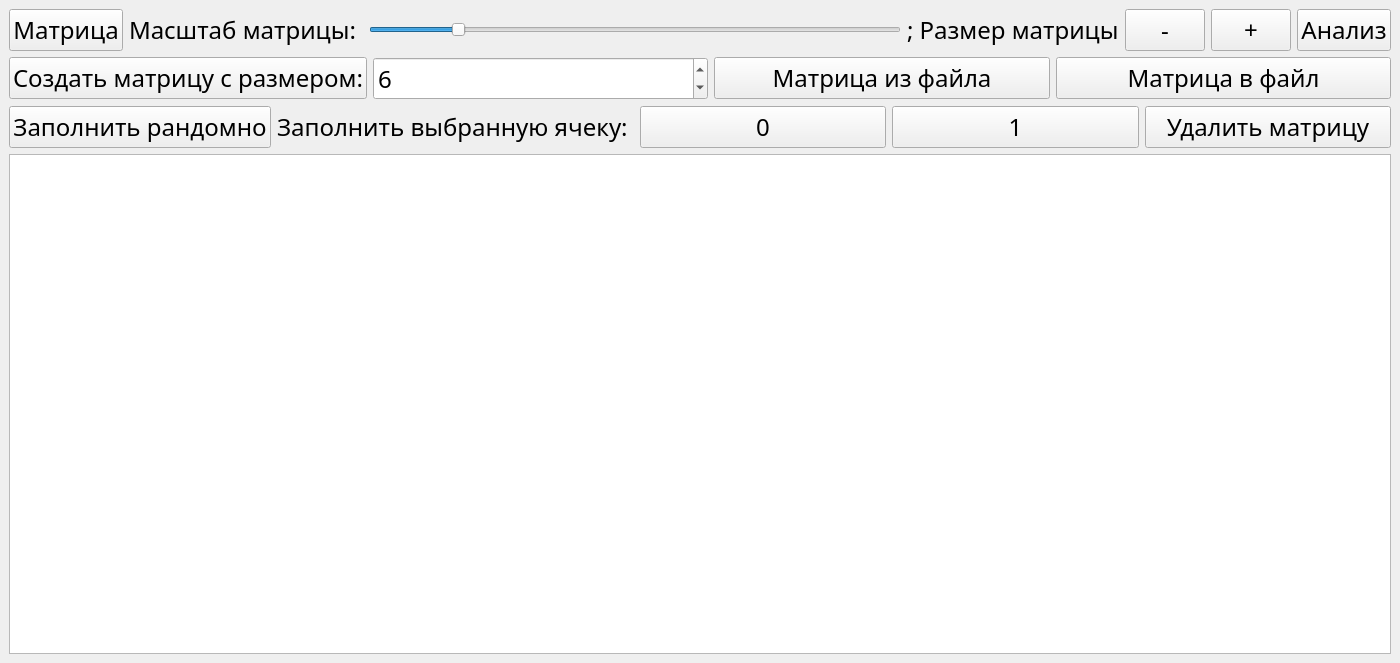
<?xml version="1.0" encoding="UTF-8"?>
<ui version="4.0">
 <class>MMaster</class>
 <widget class="QMainWindow" name="MMaster">
  <property name="geometry">
   <rect>
    <x>0</x>
    <y>0</y>
    <width>1400</width>
    <height>663</height>
   </rect>
  </property>
  <property name="windowTitle">
   <string>Анализатор матриц</string>
  </property>
  <widget class="QWidget" name="centralwidget">
   <property name="sizePolicy">
    <sizepolicy hsizetype="Expanding" vsizetype="Expanding">
     <horstretch>0</horstretch>
     <verstretch>0</verstretch>
    </sizepolicy>
   </property>
   <layout class="QGridLayout" name="gridLayout_3">
    <item row="0" column="0">
     <layout class="QHBoxLayout" name="horizontalLayout">
      <item>
       <widget class="QPushButton" name="printerBTN">
        <property name="font">
         <font>
          <family>Montserrat Alternates</family>
          <pointsize>18</pointsize>
         </font>
        </property>
        <property name="text">
         <string>Матрица</string>
        </property>
       </widget>
      </item>
      <item>
       <widget class="QLabel" name="label">
        <property name="font">
         <font>
          <family>Montserrat Alternates</family>
          <pointsize>18</pointsize>
         </font>
        </property>
        <property name="text">
         <string>Масштаб матрицы: </string>
        </property>
       </widget>
      </item>
      <item>
       <widget class="QSlider" name="scale">
        <property name="minimum">
         <number>3</number>
        </property>
        <property name="maximum">
         <number>300</number>
        </property>
        <property name="value">
         <number>50</number>
        </property>
        <property name="orientation">
         <enum>Qt::Horizontal</enum>
        </property>
       </widget>
      </item>
      <item>
       <widget class="QLabel" name="label_3">
        <property name="font">
         <font>
          <family>Montserrat Alternates</family>
          <pointsize>18</pointsize>
         </font>
        </property>
        <property name="text">
         <string>; Размер матрицы</string>
        </property>
       </widget>
      </item>
      <item>
       <widget class="QPushButton" name="minus">
        <property name="font">
         <font>
          <family>Montserrat Alternates</family>
          <pointsize>18</pointsize>
         </font>
        </property>
        <property name="text">
         <string>-</string>
        </property>
       </widget>
      </item>
      <item>
       <widget class="QPushButton" name="plus">
        <property name="font">
         <font>
          <family>Montserrat Alternates</family>
          <pointsize>18</pointsize>
         </font>
        </property>
        <property name="text">
         <string>+</string>
        </property>
       </widget>
      </item>
      <item>
       <widget class="QPushButton" name="go">
        <property name="font">
         <font>
          <family>Montserrat Alternates</family>
          <pointsize>18</pointsize>
         </font>
        </property>
        <property name="text">
         <string>Анализ</string>
        </property>
       </widget>
      </item>
     </layout>
    </item>
    <item row="1" column="0">
     <layout class="QHBoxLayout" name="horizontalLayout_2">
      <item>
       <widget class="QPushButton" name="pushButton">
        <property name="font">
         <font>
          <family>Montserrat Alternates</family>
          <pointsize>18</pointsize>
         </font>
        </property>
        <property name="text">
         <string>Создать матрицу с размером:</string>
        </property>
       </widget>
      </item>
      <item>
       <widget class="QSpinBox" name="spinBox">
        <property name="font">
         <font>
          <family>Montserrat Alternates</family>
          <pointsize>18</pointsize>
         </font>
        </property>
        <property name="minimum">
         <number>2</number>
        </property>
        <property name="maximum">
         <number>100</number>
        </property>
        <property name="value">
         <number>6</number>
        </property>
       </widget>
      </item>
      <item>
       <widget class="QPushButton" name="fileBTN">
        <property name="font">
         <font>
          <family>Montserrat Alternates</family>
          <pointsize>18</pointsize>
         </font>
        </property>
        <property name="text">
         <string>Матрица из файла</string>
        </property>
       </widget>
      </item>
      <item>
       <widget class="QPushButton" name="saveBTN">
        <property name="font">
         <font>
          <family>Montserrat Alternates</family>
          <pointsize>18</pointsize>
         </font>
        </property>
        <property name="text">
         <string>Матрица в файл</string>
        </property>
       </widget>
      </item>
     </layout>
    </item>
    <item row="2" column="0">
     <layout class="QHBoxLayout" name="horizontalLayout_3">
      <item>
       <widget class="QPushButton" name="randBTN">
        <property name="font">
         <font>
          <family>Montserrat Alternates</family>
          <pointsize>18</pointsize>
         </font>
        </property>
        <property name="text">
         <string>Заполнить рандомно</string>
        </property>
       </widget>
      </item>
      <item>
       <widget class="QLabel" name="label_2">
        <property name="font">
         <font>
          <family>Montserrat Alternates</family>
          <pointsize>18</pointsize>
         </font>
        </property>
        <property name="text">
         <string>Заполнить выбранную ячеку: </string>
        </property>
       </widget>
      </item>
      <item>
       <widget class="QPushButton" name="zeroBTN">
        <property name="font">
         <font>
          <family>Montserrat Alternates</family>
          <pointsize>18</pointsize>
         </font>
        </property>
        <property name="text">
         <string>0</string>
        </property>
       </widget>
      </item>
      <item>
       <widget class="QPushButton" name="oneBTN">
        <property name="font">
         <font>
          <family>Montserrat Alternates</family>
          <pointsize>18</pointsize>
         </font>
        </property>
        <property name="text">
         <string>1</string>
        </property>
       </widget>
      </item>
      <item>
       <widget class="QPushButton" name="delBTN">
        <property name="font">
         <font>
          <family>Montserrat Alternates</family>
          <pointsize>18</pointsize>
         </font>
        </property>
        <property name="text">
         <string>Удалить матрицу</string>
        </property>
       </widget>
      </item>
     </layout>
    </item>
    <item row="3" column="0">
     <layout class="QGridLayout" name="TVLayout">
      <item row="1" column="1">
       <widget class="QGraphicsView" name="telek">
        <property name="sizePolicy">
         <sizepolicy hsizetype="Expanding" vsizetype="Expanding">
          <horstretch>0</horstretch>
          <verstretch>0</verstretch>
         </sizepolicy>
        </property>
        <property name="verticalScrollBarPolicy">
         <enum>Qt::ScrollBarAsNeeded</enum>
        </property>
        <property name="horizontalScrollBarPolicy">
         <enum>Qt::ScrollBarAsNeeded</enum>
        </property>
       </widget>
      </item>
     </layout>
    </item>
   </layout>
  </widget>
 </widget>
 <resources/>
 <connections/>
</ui>
